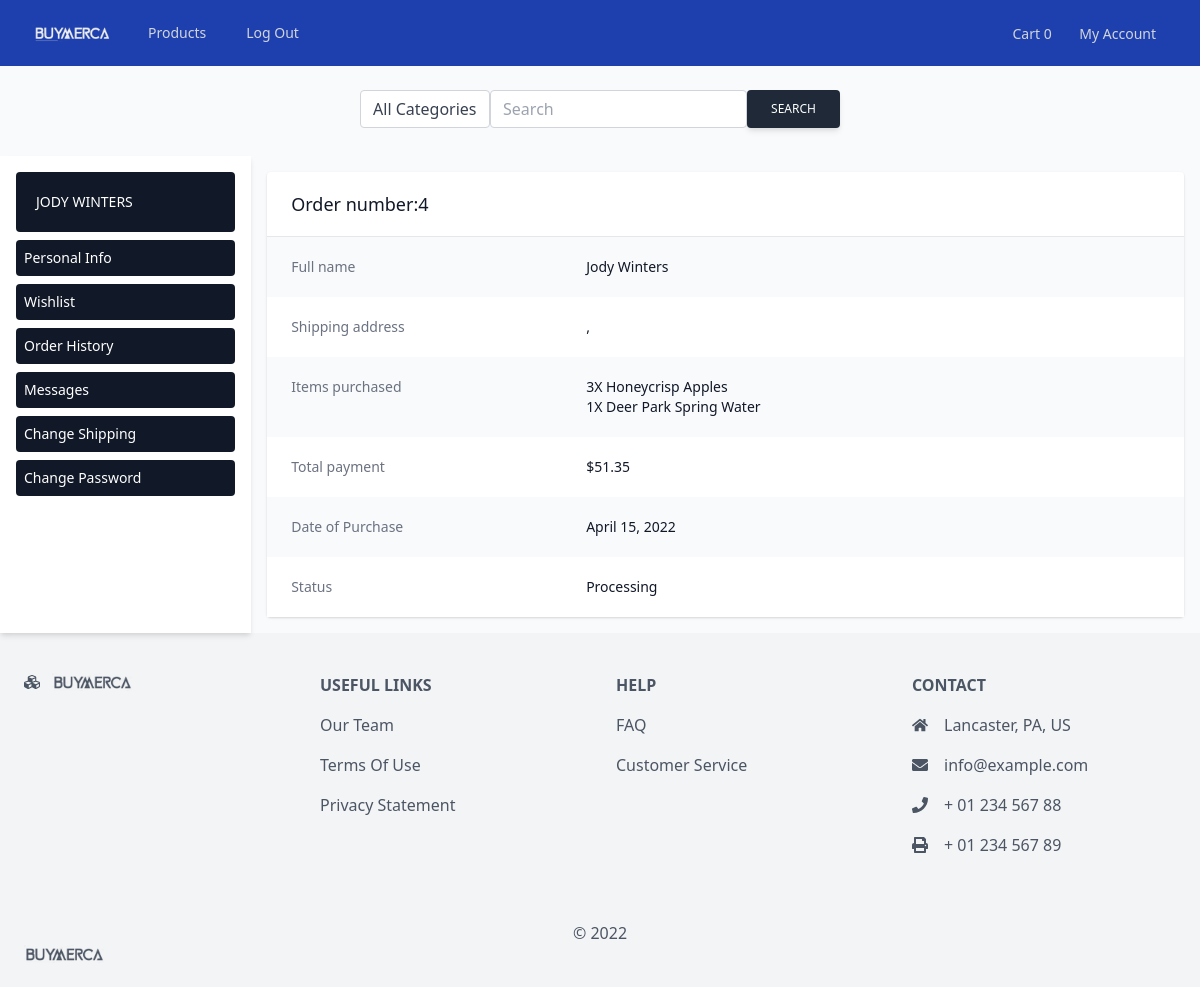
Screenshot of /user_order_history.php (signed in) with the database file from the repository.
### tables this page shows
CREATE TABLE `Transactions` (
  `product_ID` int(10) NOT NULL,
  `product_quantity` int(10) NOT NULL,
  `user_ID` int(10) NOT NULL,
  `purchase_date` timestamp NOT NULL DEFAULT current_timestamp(),
  `shipped` bit(1) NOT NULL DEFAULT b'0',
  `transaction_ID` int(10) NOT NULL,
  `price_at_purchase` decimal(10,2) DEFAULT NULL
);

CREATE TABLE `products` (
  `product_ID` int(11) NOT NULL,
  `title` varchar(255) NOT NULL,
  `customLabel` varchar(255) DEFAULT NULL,
  `price` decimal(10,2) NOT NULL,
  `list_price` decimal(10,2) NOT NULL,
  `brand` int(11) NOT NULL,
  `categories` int(11) NOT NULL,
  `productCondition` varchar(255) NOT NULL,
  `description` text NOT NULL,
  `featured` tinyint(4) NOT NULL DEFAULT 0,
  `sizes` text DEFAULT NULL,
  `weight` text DEFAULT NULL,
  `seller_ID` int(11) NOT NULL,
  `quantity` int(8) NOT NULL,
  `discount_percent` int(3) DEFAULT NULL,
  `comment` text DEFAULT NULL,
  `image` longblob NOT NULL,
  `create_date` datetime NOT NULL DEFAULT current_timestamp()
);

### user_order_history.php (the view, shortened to what this page needs)
<?php
    include 'templates/nav-bar.php';
    include 'templates/search-bar.php';
?>
<main class="flex w-full">
    <?php
        include 'templates/user-side-bar.php';
    ?>
    <section class="w-full p-4">
      <div class="w-full text-md">
        <?php
        $sql="SELECT * FROM Transactions WHERE user_ID=$_SESSION[ID] GROUP BY transaction_ID ORDER BY purchase_date DESC";
        $result = $conn->query($sql);
        $totalPrice = 0;
        while($res = mysqli_fetch_array($result)) {
          $date = date_create($res['purchase_date']);
          echo "<div class='bg-white shadow sm:rounded'>";
            echo "<div class='px-4 py-5 sm:px-6'>";
              echo "<h3 class='text-lg leading-6 font-medium text-gray-900'>Order number:". $res['transaction_ID'] . "</h3>";
            echo "</div>";
            echo "<div class='border-t border-gray-200'>";
              echo "<dl>";
                echo "<div class='bg-gray-50 px-4 py-5 sm:grid sm:grid-cols-3 sm:gap-4 sm:px-6'>";
                    echo "<dt class='text-sm font-medium text-gray-500'>Full name</dt>";
                    echo "<dd class='mt-1 text-sm text-gray-900 sm:mt-0 sm:col-span-2'>" . $_SESSION['firstName'] . " " . $_SESSION['lastName'] . "</dd>";
                echo "</div>";
                echo "<div class='bg-white px-4 py-5 sm:grid sm:grid-cols-3 sm:gap-4 sm:px-6'>";
                    echo "<dt class='text-sm font-medium text-gray-500'>Shipping address</dt>";
                    echo "<dd class='mt-1 text-sm text-gray-900 sm:mt-0 sm:col-span-2'>" . $_SESSION['addressFirstLine'] . " " . $_SESSION['addressSecondLine'] . " " . $_SESSION['city'] . " " . $_SESSION['state'] . ", " . $_SESSION['zip'] . "</dd>";
                echo "</div>";
                echo "<div class='bg-gray-50 px-4 py-5 sm:grid sm:grid-cols-3 sm:gap-4 sm:px-6'>";
                    echo "<dt class='text-sm font-medium text-gray-500'>Items purchased</dt>";
                    echo "<dd class='mt-1 text-sm text-gray-900 sm:mt-0 sm:col-span-2'>";
                      echo "<div>";
                      $sql = "SELECT * FROM Transactions t INNER JOIN products p ON t.product_ID = p.product_ID WHERE t.transaction_ID=$res[transaction_ID]";
                      $count = $conn->query($sql);
                      while($row = mysqli_fetch_array($count)) {
                        echo "<p>" . $row['product_quantity'] . "X   " . $row['title'] ."</p>";
                        $totalPrice += ($row['product_quantity'] * $row['price_at_purchase']);
                      }
                      echo "</div>";
                    echo "</dd>";
                echo "</div>";
                echo "<div class='bg-white px-4 py-5 sm:grid sm:grid-cols-3 sm:gap-4 sm:px-6'>";
                    echo "<dt class='text-sm font-medium text-gray-500'>Total payment</dt>";
                    echo "<dd class='mt-1 text-sm text-gray-900 sm:mt-0 sm:col-span-2'>$" . sprintf("%.2f", $totalPrice) ."</dd>";
                echo "</div>";
                echo "<div class='bg-gray-50 px-4 py-5 sm:grid sm:grid-cols-3 sm:gap-4 sm:px-6'>";
                    echo "<dt class='text-sm font-medium text-gray-500'>Date of Purchase</dt>";
                    echo "<dd class='mt-1 text-sm text-gray-900 sm:mt-0 sm:col-span-2'>" . date_format($date, 'F d, Y') ."</dd>";
                echo "</div>";
                $sql = "SELECT * FROM Transactions WHERE transaction_ID=$res[transaction_ID] LIMIT 1";
                $resu = $conn->query($sql);
                $t = $resu->fetch_assoc();
                echo "<div class='bg-white px-4 py-5 sm:grid sm:grid-cols-3 sm:gap-4 sm:px-6'>";
                    echo "<dt class='text-sm font-medium text-gray-500'>Status</dt>";
                    echo "<dd class='mt-1 text-sm text-gray-900 sm:mt-0 sm:col-span-2'>" . (($t['shipped']==0)? 'Processing' : 'Shipped') . "</dd>";
                echo "</div>";
              echo "</dl>";
            echo "</div>";
          echo "</div>";
        }
        ?>
      </div>
    </section>
</main>

### rows the page displays
transactions: product_quantity "3", product_ID.title "Honeycrisp Apples"
transactions: product_quantity "1", product_ID.title "Deer Park Spring Water"

### other values shown
$total "0"
$_SESSION['firstName'] "JODY"
$_SESSION['lastName'] "WINTERS"
$res['transaction_ID'] "4"
$totalPrice "51.35"
date_format($date, 'F d, Y') "April 15, 2022"
form field cate "All Categories"
